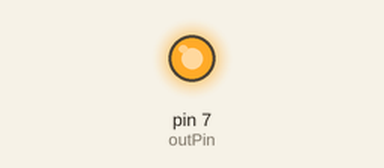
A sketch run on a simulated Arduino Uno, built with avr-gcc and run on an emulated ATmega328P. Parts: output pins drawn as LEDs (lit = HIGH).

Above: at 0.05 s.
At 10.25 s:
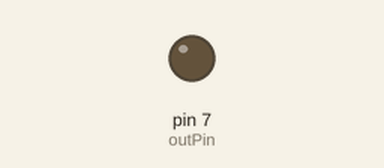
Timing chart, 0 to 10.6 s (numbered marks = the images above):
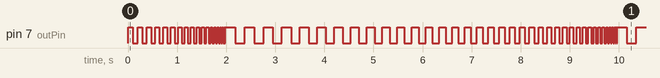

The sketch:

lab1ex1_1_g4.ino
```cpp
//Vincent Aucoin, Didar Sedghi

//global constants
int outPin = 7;
int delayQuick = 100;


void setup() {
  // put your setup code here, to run once:
  pinMode(outPin, OUTPUT);

}

void loop() {
  // put your main code here, to run repeatedly:


    digitalWrite(outPin, HIGH);
    delay(delayQuick);
    delayQuick = delayQuick - 5;
    digitalWrite(outPin, LOW);
    delay(delayQuick);

    if (delayQuick <= 10) delayQuick = 200;
}
```

Measured:
- by itself, pin 7 (outPin): moves between LOW and HIGH, repeating every 8.0 s
